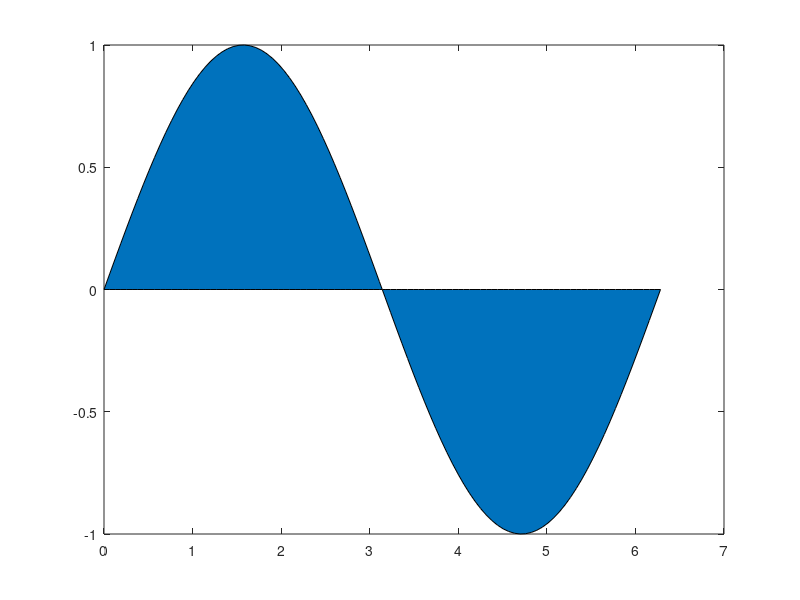

This chart was generated by the following MATLAB code: (Note: this script raises an error after producing the figure.)
%=============================================================================
% Copyright (c) 2026-present Allan CORNET (Nelson)
%=============================================================================
% This file is part of Nelson.
%=============================================================================
% LICENCE_BLOCK_BEGIN
% SPDX-License-Identifier: LGPL-3.0-or-later
% LICENCE_BLOCK_END
%=============================================================================
% A flat patch (area/fill) lies in a single plane: the web figure must report
% it as 2D so the toolbar does not offer Rotate/View and the figure keeps the
% same height as an ordinary 2D plot.
%=============================================================================
t = linspace(0, 2 * pi, 100);
%=============================================================================
f = figure('Visible', 'off');
area(t, sin(t));
document = jsondecode(__web_display_list__(f));
assert_isequal(document.is3d, false);
close(f);
%=============================================================================
f = figure('Visible', 'off');
plot(t, sin(t));
document = jsondecode(__web_display_list__(f));
assert_isequal(document.is3d, false);
close(f);
%=============================================================================
% A genuine 3D surface stays 3D.
f = figure('Visible', 'off');
surf(peaks(20));
document = jsondecode(__web_display_list__(f));
assert_isequal(document.is3d, true);
close(f);
%=============================================================================
